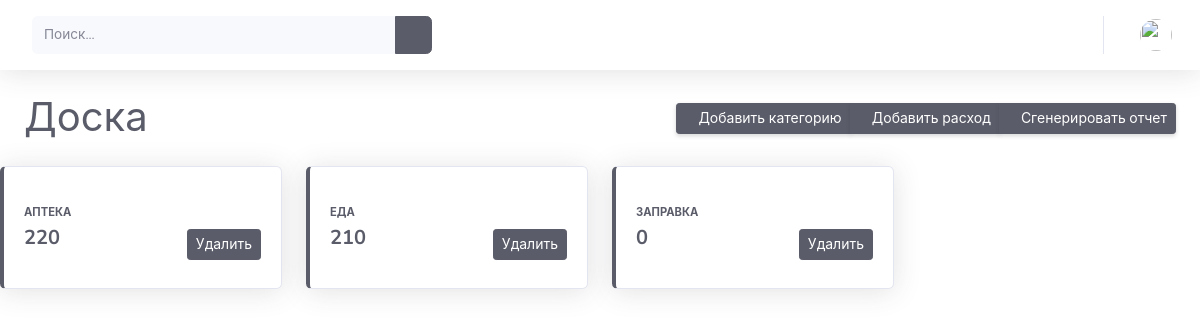
Screenshot of / (signed in) with the database file from the repository.
### dashboard/models.py (models this page shows, shortened)
class Category(models.Model):
    name = models.CharField(max_length=255)
    author = models.ForeignKey(User, on_delete=models.CASCADE, related_name='categories')
    class Meta:
        verbose_name = 'Категория'
        verbose_name_plural = 'Категории'

### dashboard/views.py (the view)
# urls.py: path('', CategoryListView.as_view(), name='index'),
class CategoryListView(LoginRequiredMixin, ListView):
    template_name = 'dashboard/index.html'
    context_object_name = 'categories'
    def get_queryset(self):
        author = self.request.user
        queryset = author.categories.all().annotate(
            total_sum=Sum('expenses__total'))
        return queryset

### templates/dashboard/index.html (shortened to what this page needs)
{% extends 'base.html' %}
{% block content %}
<div class="container-fluid">
    <div class="d-sm-flex align-items-center justify-content-between mb-4">
        <h3 class="h1 mb-0 text-gray-800">Доска</h3>
        <div class="btn-group" role="group" aria-label="Basic example">
            <a href="{% url 'add_category'%}" class="btn btn-sm btn-dark shadow-sm"><i
                    class="fas fa-clipboard-list fa-sm text-white-white-white-50"></i> Добавить категорию</a>
            <a href="{% url 'add_expense'%}" class="btn btn-sm btn-dark shadow-sm"><i
                    class="fas fa-ruble-sign fa-sm text-white-white-white-50"></i> Добавить расход</a>
            <a href="get_report" class="btn btn-sm btn-dark shadow-sm"><i
                    class="fas fa-download fa-sm text-white-white-white-50"></i> Сгенерировать отчет</a>
        </div>
    </div>
</div>
    <div class="row">
        {% for category in categories %}
        <div class="col-xl-3 col-md-6 mb-4">
            <a href="{% url 'category_detail' pk=category.id %}">
                <div class="card border-left-dark shadow h-100 py-2">
                    <div class="card-body">
                        <div class="row no-gutters align-items-center">
                            <div class="col mr-2">
                                <div class="text-xs font-weight-bold text-dark text-uppercase mb-1">
                                    {{ category.name }}</div>
            </a>
            <div class="h5 mb-0 font-weight-bold text-gray-800">{% if category.total_sum %}{{category.total_sum }} {% else %} 0 {% endif %}</div>
        </div>
        <div class="col-auto">
            <i class="fas fa-ruble-sign fa-2x text-gray-300"></i>
            <form method="post" action="{% url 'delete_category' pk=category.id %}">
                <button type="submit" class="btn btn-dark btn-sm" onclick="return confirm('Вы уверены, что хотите удалить эту категорию?')">Удалить</button>
            </form>
        </div>
    </div>
{% endfor %}
{% endblock %}

### rows the page displays
Category: name "АПТЕКА", total_sum "220"
Category: name "ЕДА", total_sum "210"
Category: name "ЗАПРАВКА", shows "0"
